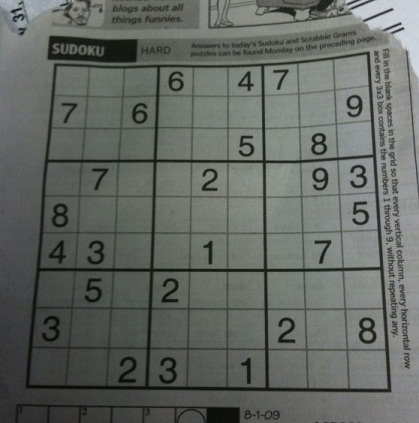
#> input picture data/img/sudoku.jpg, 419 x 423 px
$ jupyter execute 12_hough_transform.ipynb   (shell and % lines are left out)
#> lines starting #> are read from the running program, lines starting #| are printed output that depends on the picture; after the words box and inside, x2 and y2 are one past the last pixel; in counts of white or black regions, pixels touching at a corner belong together
### img_tools.py
import numpy as np
import matplotlib.pyplot as plt
import cv2

def hsv_to_cv(hsv):
    return np.array([int(hsv[0]/2.0), int(255.0*hsv[1]/100.0), int(255.0*hsv[2]/100.0)])

def plt_cv_image(img, title='Image', hist=False, max_hist=1000):
    global plt
    assert isinstance(img, np.ndarray), "img must a be numpy array"
    assert len(img.shape)==2 or len(img.shape)==3, "img.shape must be 2 or 3"
    if hist:
        plt.subplot(1,2,1)
    if len(img.shape)==2:
        plt.imshow(img, cmap='gray')
        plt.title(title), plt.xticks([]), plt.yticks([])
        if hist:
            plt.subplot(1,2,2)
            plt.hist(img.ravel(),256,[0,256]);
            plt.xlim([0,255])
            plt.ylim([0,max_hist])
    else: # len(img.shape)==3
        assert img.shape[2]==3, "img.shape[2] must be 3 (RGB) if img has 3 dimensions"
        plt.imshow(img[...,::-1])
        plt.title(title), plt.xticks([]), plt.yticks([])
        if hist:
            plt.subplot(1,2,2)
            for i,col in enumerate(('b','g','r')):
                histr = cv2.calcHist([img],[i],None,[256],[0,256])
                plt.plot(histr,color = col)
                plt.xlim([0,255])
                plt.ylim([0,max_hist])
    plt.show()

def plt_multiple_cv_images(imgs, titles=None, titles_ena=True):
    global plt
    num_imgs = len(imgs)
    if titles == None:
        titles = ['Image']*num_imgs
    for i in range(num_imgs):
        assert isinstance(imgs[i], np.ndarray), f'imgs[{i}] must a be numpy array'
        assert len(imgs[i].shape)==2 or len(imgs[i].shape)==3, f'imgs[i].shape must be 2 or 3'
        plt.subplot(1,num_imgs,i+1)
        if len(imgs[i].shape)==2:
            plt.imshow(imgs[i], cmap='gray')
            if titles_ena:
                plt.title(titles[i])
            plt.xticks([]), plt.yticks([])
        else:
            assert imgs[i].shape[2]==3, f'imgs[{i}].shape[2] must be 3 (RGB) if img has 3 dimensions'
            plt.imshow(imgs[i][...,::-1])
            if titles_ena:
                plt.title(titles[i])
            plt.xticks([]), plt.yticks([])
    plt.show()

# [50 lines left out: functions add_cols_left, add_cols_right, draw_points, not called in this run]

### 12_hough_transform.ipynb
[cell 1]
import cv2
import numpy as np
from img_tools import *
import matplotlib.pyplot as plt

from IPython.display import Video

[cell 2]
plt.rcParams['figure.figsize'] = [12, 8]

# Transformada de Hough

*Sudoku*: Imagen a procesar, y sus bordes:

[cell 3]
imgSudoku = cv2.imread('data/img/sudoku.jpg')
#> imgSudoku is the input picture: shape (423, 419, 3); mean B, G, R 98.9, 103.6, 99.4
imgSudokuGray = cv2.cvtColor(imgSudoku,cv2.COLOR_BGR2GRAY)
imgSudokuEdges = cv2.Canny(imgSudokuGray,50,150,apertureSize = 3)
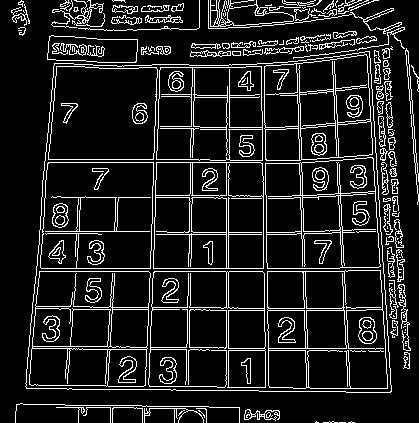
#> imgSudokuEdges: shape (423, 419); 12% white in thin lines or dots
plt_multiple_cv_images([imgSudokuGray, imgSudokuEdges], ['Sudoku', 'Bordes'])
#> in plt_multiple_cv_images, `num_imgs = len(imgs)`: num_imgs = 2
#> (the call stopped at in plt_multiple_cv_images, `plt.subplot(1,num_imgs,i+1)`: IPython is not available in this run)

[cell 4]
imgLanes = cv2.imread('data/img/lanes.png')
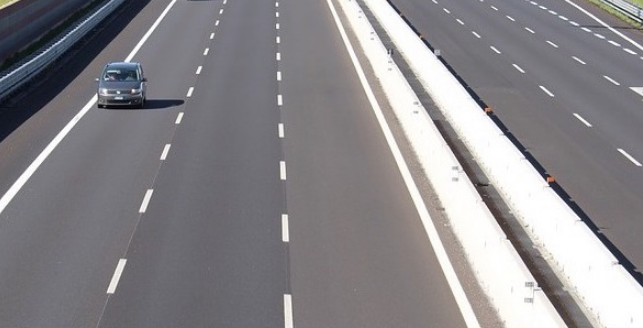
#> input picture data/img/lanes.png, 643 x 328 px
#> imgLanes is the input picture: shape (328, 643, 3); mean B, G, R 138, 134.6, 137
imgLanesGray = cv2.cvtColor(imgLanes,cv2.COLOR_BGR2GRAY)
imgLanesEdges = cv2.Canny(imgLanesGray,50,200,apertureSize = 3)
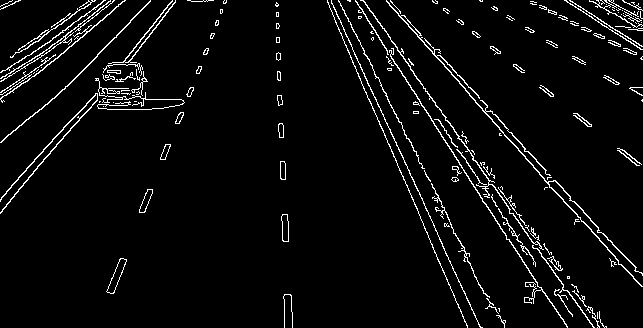
#> imgLanesEdges: shape (328, 643); 4.5% white in thin lines or dots
plt_multiple_cv_images([imgLanesGray, imgLanesEdges], ['Carretera', 'Bordes'])
#> (the call stopped at in plt_multiple_cv_images, `plt.subplot(1,num_imgs,i+1)`: IPython is not available in this run)

## Transformada de Hough para Líneas

Fragmento de video tomado de: https://www.youtube.com/watch?v=4zHbI-fFIlI

[cell 5]
imgSudokuLines = imgSudoku.copy()

lines = cv2.HoughLines(imgSudokuEdges,1,np.pi/180,200)
#> lines = 20 rows, first 8: [271, 1.57], [268, 1.57], [226, 0], [195, 0.0175], [162, 0.0349], [159, 0.0349], [-262, 3.12], [-293, 3.11]
for line in lines:
    rho,theta = line[0]
    a = np.cos(theta)
    b = np.sin(theta)
    x0 = a*rho
    y0 = b*rho
    x1 = int(x0 + 1000*(-b))
    y1 = int(y0 + 1000*(a))
    x2 = int(x0 - 1000*(-b))
    y2 = int(y0 - 1000*(a))

    cv2.line(imgSudokuLines,(x1,y1),(x2,y2),(0,0,255),2)
#> this loop made 20 passes
#> (rho, theta, a, b, x0, y0, x1, y1) on passes 1 to 12: (271, 1.57, -4.37e-08, 1, -1.18e-05, 271, -1000, 270), (268, 1.57, -4.37e-08, 1, -1.17e-05, 268, -1000, 267), (226, 0, 1, 0, 226, 0, 226, 1000), (195, 0.0175, 1, 0.0175, 195, 3.4, 177, 1003), (162, 0.0349, 0.999, 0.0349, 161.9, 5.65, 127, 1005), (159, 0.0349, 0.999, 0.0349, 158.9, 5.55, 124, 1004), (-262, 3.12, -1, 0.0175, 262, -4.57, 244, -1004), (-293, 3.11, -0.999, 0.0349, 292.8, -10.23, 257, -1009), (193, 0.0175, 1, 0.0175, 193, 3.37, 175, 1003), (228, 0, 1, 0, 228, 0, 228, 1000), (162, 1.57, -4.37e-08, 1, -7.08e-06, 162, -1000, 161), (62, 0.0873, 0.996, 0.0872, 61.76, 5.4, -25, 1001)
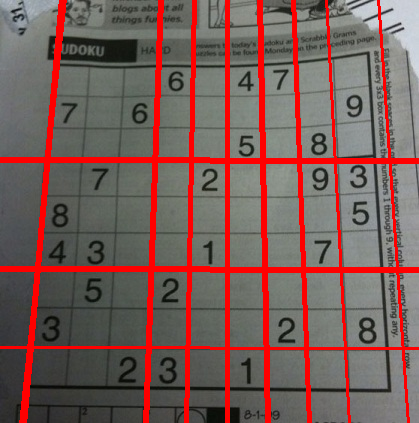
#> imgSudokuLines: shape (423, 419, 3); 12.66% of pixels changed, all inside (x1, y1, x2, y2) = (0, 0, 419, 423)

plt_cv_image(imgSudokuLines)
#> (the call stopped at in plt_cv_image, `plt.title(title), plt.xticks([]), plt.yticks([])`: IPython is not available in this run)

## Transformada de Hough Probabilística para Líneas

[cell 6]
imgSudokuLines2 = imgSudoku.copy()

lines = cv2.HoughLinesP(imgSudokuEdges,1,np.pi/180,100,minLineLength=100,maxLineGap=10)
#> lines = 55 rows, first 6: [148, 389, 160, 46], [36, 271, 347, 271], [36, 268, 339, 268], [226, 390, 226, 95], [193, 144, 195, 44], [298, 120, 304, 319]
for line in lines:
    x1,y1,x2,y2 = line[0]
    cv2.line(imgSudokuLines2,(x1,y1),(x2,y2),(0,255,0),2)
#> this loop made 55 passes
#> (x1, y1, x2, y2) on passes 1 to 12: (148, 389, 160, 46), (36, 271, 347, 271), (36, 268, 339, 268), (226, 390, 226, 95), (193, 144, 195, 44), (298, 120, 304, 319), (152, 204, 157, 46), (302, 184, 309, 391), (266, 238, 269, 391), (263, 217, 266, 391), (44, 162, 260, 162), (336, 154, 348, 392)
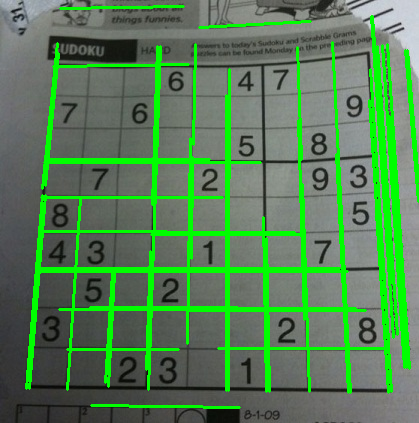
#> imgSudokuLines2: shape (423, 419, 3); 15% of pixels changed, all inside (x1, y1, x2, y2) = (25, 5, 419, 409)

plt_cv_image(imgSudokuLines2)
#> (the call stopped at in plt_cv_image, `plt.title(title), plt.xticks([]), plt.yticks([])`: IPython is not available in this run)

[cell 7]
imgLanesLines = imgLanes.copy()

lines = cv2.HoughLinesP(imgLanesEdges, 1, np.pi/180, 100, minLineLength=10, maxLineGap=250)
#> lines = 19 rows, first 6: [362, 0, 565, 290], [465, 90, 641, 286], [366, 18, 566, 326], [389, 5, 642, 286], [363, 0, 592, 326], [338, 1, 504, 327]

for line in lines:
    x1, y1, x2, y2 = line[0]
    cv2.line(imgLanesLines, (x1, y1), (x2, y2), (255, 0, 0), 3)
#> this loop made 19 passes
#> (x1, y1, x2, y2) on passes 1 to 12: (362, 0, 565, 290), (465, 90, 641, 286), (366, 18, 566, 326), (389, 5, 642, 286), (363, 0, 592, 326), (338, 1, 504, 327), (0, 213, 172, 0), (331, 3, 482, 327), (383, 130, 467, 327), (436, 49, 636, 271), (47, 104, 150, 1), (327, 0, 438, 261)
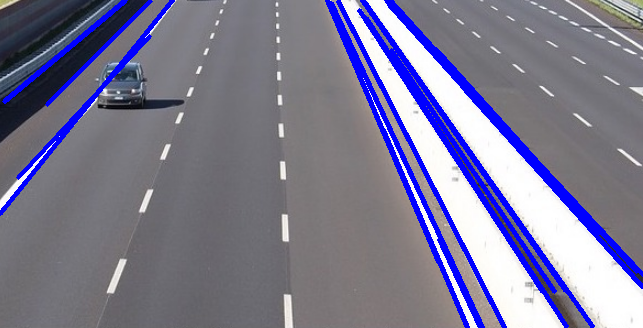
#> imgLanesLines: shape (328, 643, 3); 8.86% of pixels changed, all inside (x1, y1, x2, y2) = (0, 0, 643, 328)

plt_cv_image(imgLanesLines)
